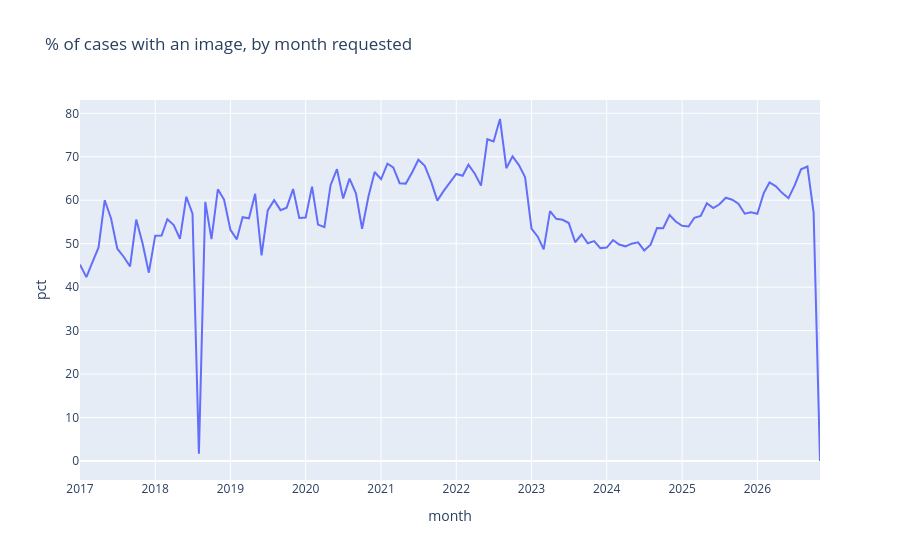

Notebook cell for this chart:
### Code cell
cases['month'] = cases['date_requested'].dt.to_period('M').dt.to_timestamp()
trend = cases.groupby('month')['has_img'].agg(n='size', pct=lambda s: s.mean() * 100).reset_index()
px.line(trend[trend['n'] >= 50], x='month', y='pct', title='% of cases with an image, by month requested')
